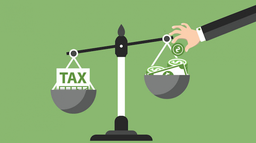
#> input picture ml_learning/Lab_1_k_mean/img.png, 256 x 143 px, shrunk from 830 x 465 before the run
$ python image_task.py
#> lines starting #> are read from the running program, lines starting #| are printed output that depends on the picture
#> further down, img is the input picture: shape (143, 256, 3); mean R, G, B 136.7, 175.2, 113.9
### ml_learning/Lab_1_k_mean/clusterization.py
import numpy as np
import time

class Clusterizator:
    def __init__(self,clusters_count = 1):
        self.clusters_count = clusters_count

    def k_mean_pp(self,samples):
        rnd = int(np.random.uniform(0,len(samples),None))
#> rnd = 20090
        centroids = [samples[rnd]]
#> centroids = [[254, 254, 254]]
        for _ in range(1,self.clusters_count):
            propobilitys = np.array([self.__distance_to_closest_centroid(sample,centroids)**2 for sample in samples])
            propobilitys /= sum(propobilitys)
            rnd = int(np.random.choice(len(samples),p=propobilitys))
            centroids.append(samples[rnd].copy())
#> this loop made 2 passes
        return self.__k_mean_base(samples,np.array(centroids))

    def k_mean(self,samples):
        centroids = samples[:self.clusters_count,:].copy()
        return self.__k_mean_base(samples,centroids)

    def __k_mean_base(self,samples,centroids):
        # init:
        clusters_projection = []
        new_centroids = []
        # main cycle
        while True:
            # step 1: samples projection on clusters
            clusters_projection = np.argmin(self.__euclidean_norm(samples,centroids),axis=0)
            # step 2: new centroids calculating
            new_centroids = [np.mean(samples[mask],axis=0) for mask in [cluster == clusters_projection for cluster in range(self.clusters_count)]]
            # step 3:
            if np.equal(centroids, new_centroids).all():
                break
            centroids = new_centroids
        return clusters_projection

    def __euclidean_norm(self,samples, centroids):
        return np.array([np.sum(np.subtract(samples,centroid)**2,axis=1)**0.5 for centroid in centroids])

    def __distance_to_closest_centroid(self,sample,centroids):
        distance_buffer = np.empty(len(centroids))
        for j in range(len(centroids)):
                distance_buffer[j] = np.sqrt(sum((sample - centroids[j])**2))
        return distance_buffer.min()

### ml_learning/Lab_1_k_mean/image_task.py
import numpy as np
from pandas import read_csv
import clusterization
import matplotlib.pyplot as plt
from scipy import misc
import imageio
import time

img = imageio.imread('img.png')
samples = np.reshape(img, (-1,3))
clusters_count = 3
clust = clusterization.Clusterizator(clusters_count)
start = time.time()
print("START:")
clusters = clust.k_mean_pp(samples)
print('STOP, time = {0}'.format(time.time() - start))
centroids = np.zeros((clusters_count,3))
counter_buffer = np.zeros(clusters_count)
centroids = [np.mean(samples[mask],axis=0) for mask in [cluster == clusters for cluster in range(clusters_count)]]
for i in range(len(samples)):
    samples[i] = centroids[clusters[i]]
plt.imshow(img)
plt.show()
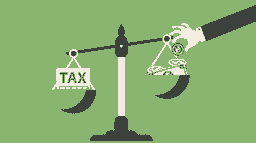
#> shown: shape (143, 256, 3); mean R, G, B 136.2, 174.6, 113.5
